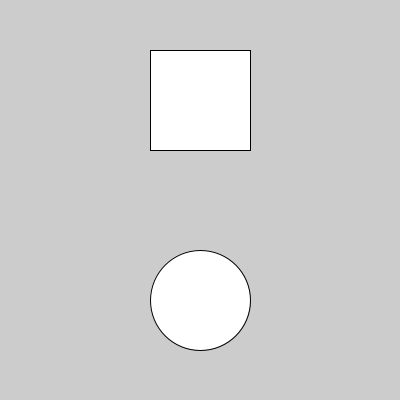
Frame 1 (no input)
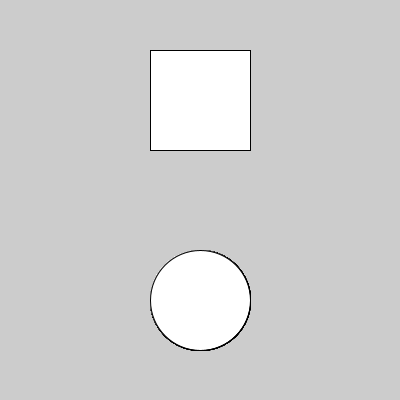
Frame 60 (the mouse pressed at the canvas centre just before this capture)
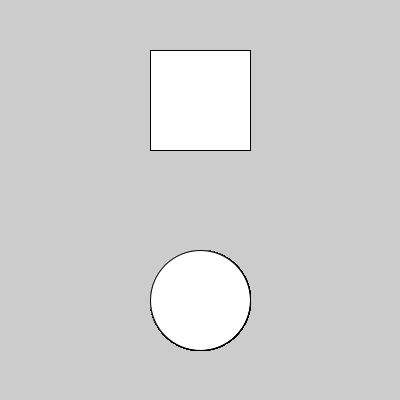
Frame 120 (the mouse held since frame 60 and released just before this capture)

The Processing sketch that drew these frames (run headless with seeded random() and noise(); from frame 60 on, the mouse is pressed at the canvas centre):

// Processing sketch: aula10_g1_exe4
// ── aula10_g1_exe4.pde
void setup(){
size(400,400);
}
float escala=1; float roda=0; float y;
void draw(){
  pushMatrix();
  translate(150,50+y);
  scale(escala);
  rotate(roda);
  rect(0,0,100,100);//obj
  popMatrix();
  
  if(mouseX>300 && mouseX <=400 && mouseY>300 && mouseY<=400){ //zona1
    escala=escala+0.005;
  }
  ellipse(200,300,100,100);
  if(dist(mouseX,mouseY,200,300)<=50){
    y++;
  }
  println(dist(mouseX,mouseY,200,300));
}
